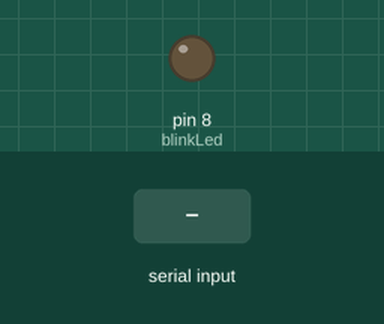
Simulated run of this sketch. Board: Arduino Uno, built with avr-gcc and run on an emulated ATmega328P. Parts: output pins drawn as LEDs (lit = HIGH). Dashed ring = blinking. Inputs (shaded band) come from the test bench. What the sketch prints to the serial monitor is not drawn.

Above: at 1.2 s.
1.3 s: "90,45\n" received over Serial
At 1.7 s:
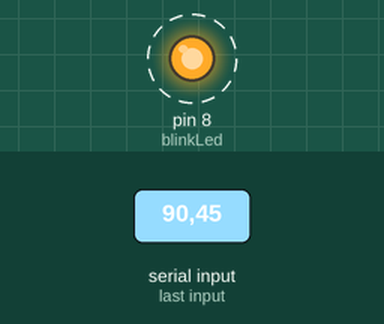
Timing chart, 0 to 10.3 s (numbered marks = the images above; inputs shaded):
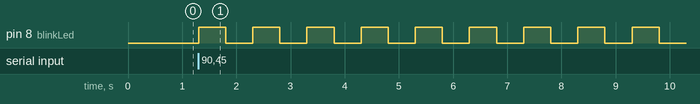

The sketch:

reading_number_from_SerialMonitor.ino
```cpp
int blinkLed = 8;
int numOfBlinks;
String msg = "Enter the number of blinks : ";

void setup() {
  // put your setup code here, to run once:
  Serial.begin(9600);
  pinMode(blinkLed , OUTPUT);
}

void loop() {
  Serial.println(msg);

  while(Serial.available() == 0)
  {
  }
  numOfBlinks = Serial.parseInt();

   for(int i = 1 ; i<= numOfBlinks ; i++)
   {

    digitalWrite(blinkLed , HIGH);
    delay(500);
    digitalWrite(blinkLed , LOW);
    delay(500);

   }

}
```

Measured:
- after the input at 1.3 s, pin 8 (blinkLed): alternates HIGH for 0.50 s and LOW for 0.50 s, starting at once
